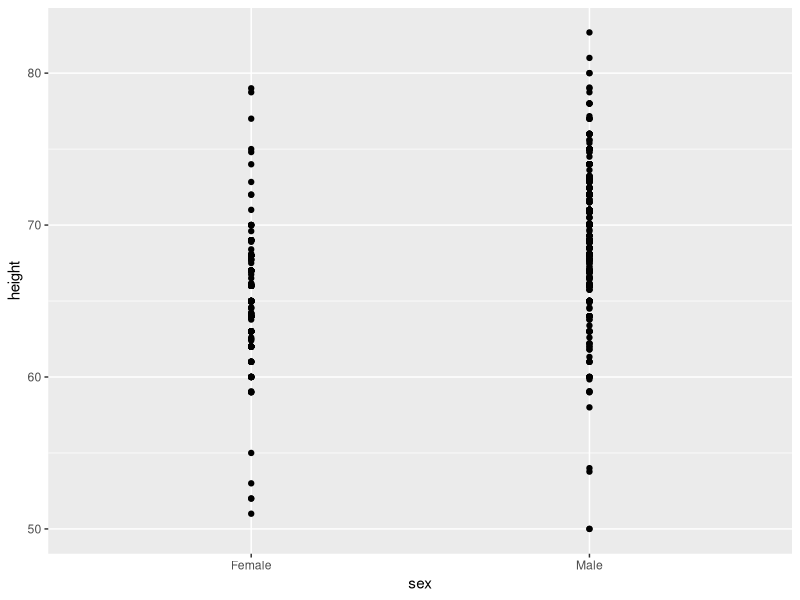
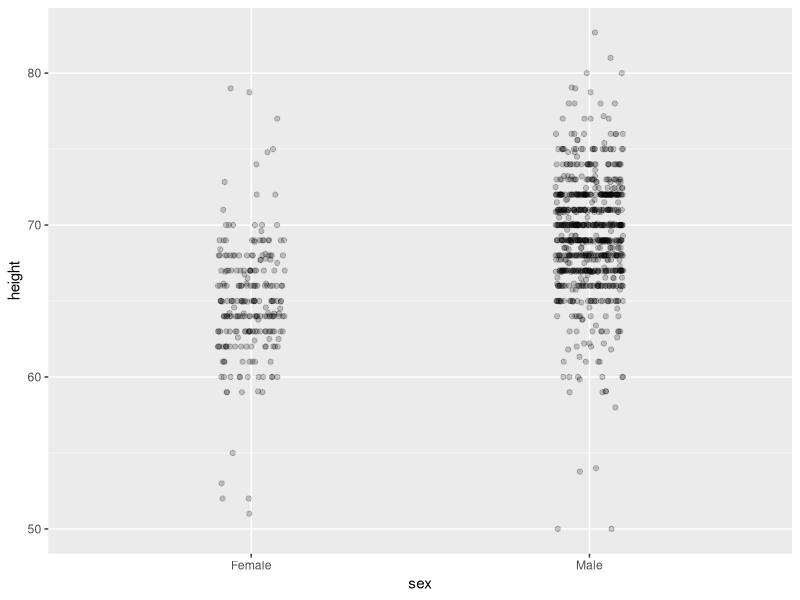
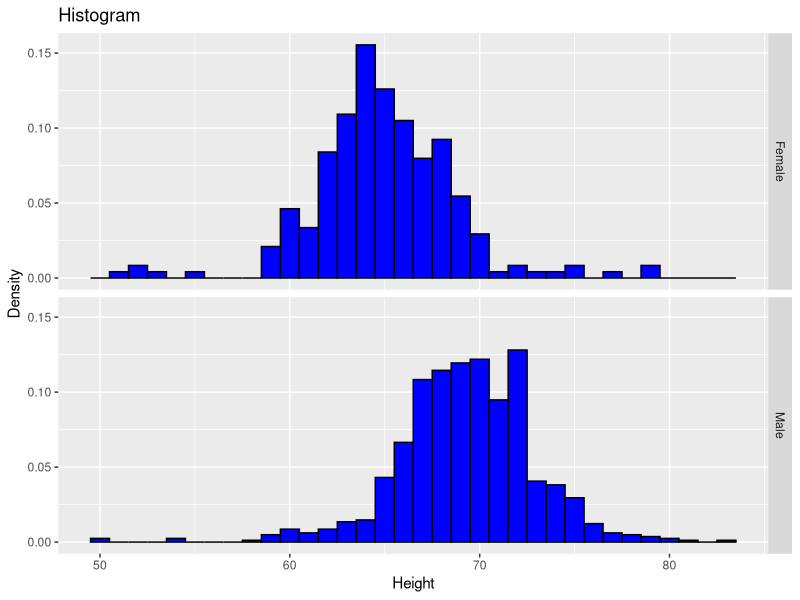
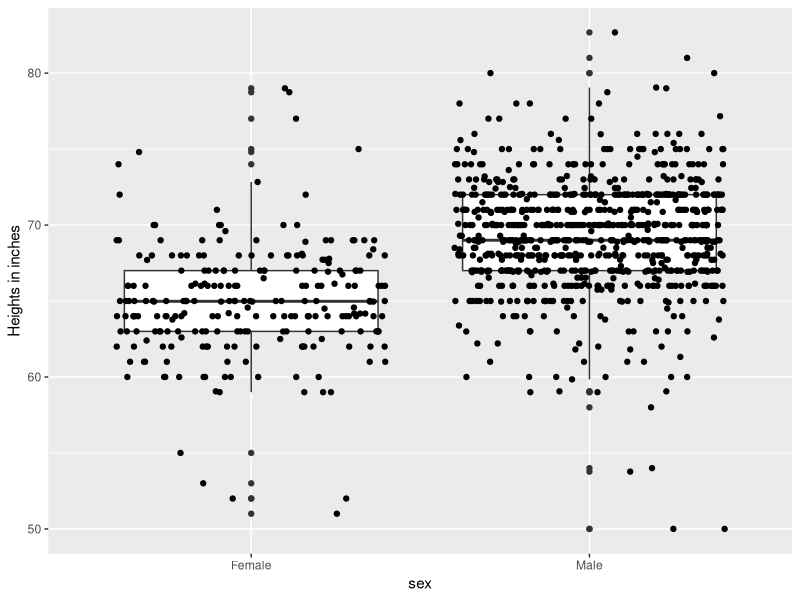
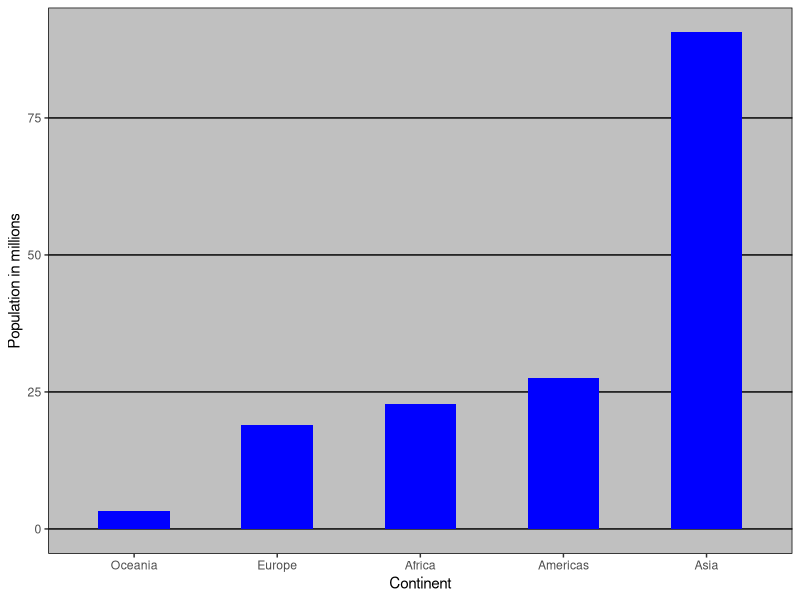
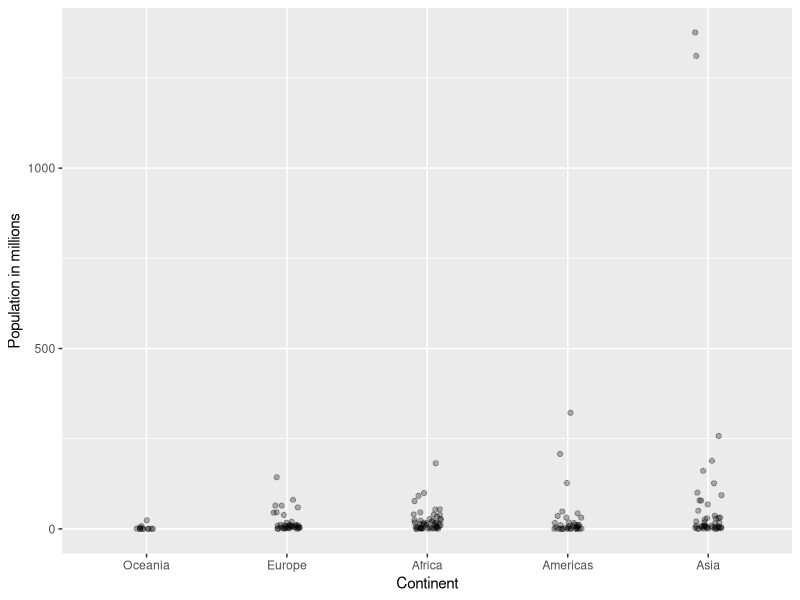
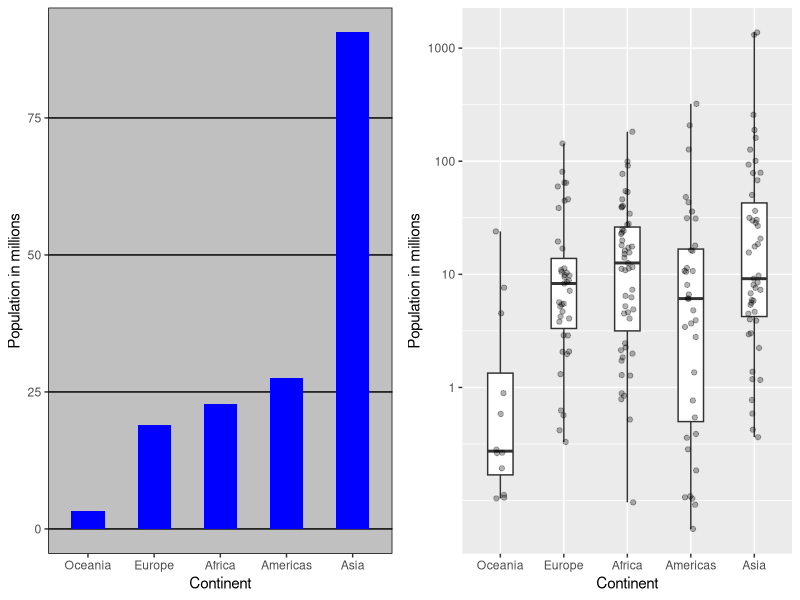
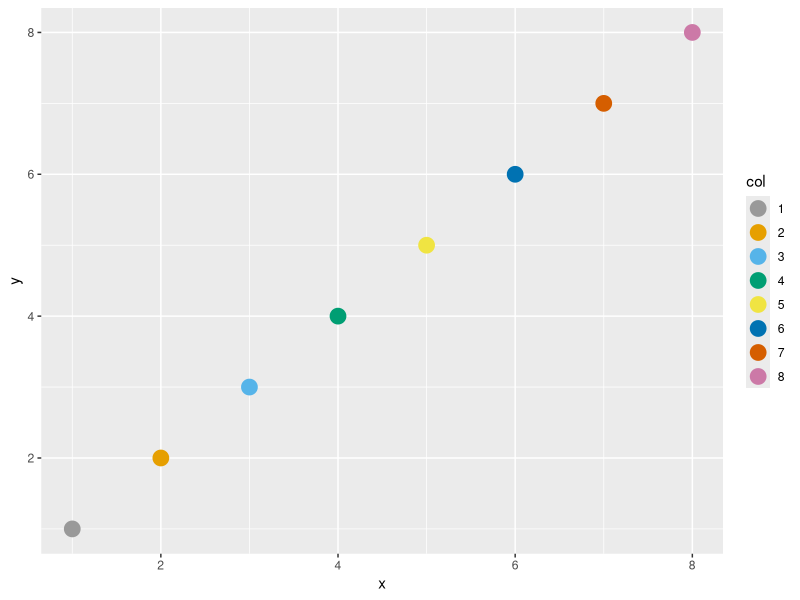

These charts were generated, in order, by the following R code:
# Code that ease comparison cues between graphics with visual encoding
# using data heights.
# 2020.10.07


library(tidyverse)
library(dplyr)
library(tidyr)
library(ggplot2)
library(ggthemes)
library(gridExtra)
library(ggrepel)
library(dslabs)
data(heights)
data(gapminder)


## PART 1. Doesn't have code

## PART 2.

# 1. SHOW THE DATA
# dot plot showing the data
heights %>% 
  ggplot(aes(sex, height)) + 
  geom_point()

# jittered, alpha blended point plot
heights %>% 
  ggplot(aes(sex, height)) + 
  geom_jitter(width = 0.1, alpha = 0.2)

# 2. EASE COMPARISON. USE COMMON AXES
# showing distributions of data 

# using histogram
heights %>% 
  ggplot(aes(height, ..density..)) + 
  geom_histogram(binwidth = 1, fill = "blue", color = "black") + 
  xlab("Height") + 
  ylab("Density") + 
  ggtitle("Histogram") + facet_grid(sex ~ .)


# using boxplots

heights %>% 
  ggplot(aes(sex, height)) + 
  geom_boxplot() + 
  geom_jitter() +
  ylab("Heights in inches")


# 3. CONSIDER TRANSFORMATIONS

# Codigo propio generado por mi.

gapminder %>%
  filter(year == 2015) %>% 
  group_by(continent) %>%
  summarize(average_population = mean(population)/10^6) %>%
  ungroup() %>%
  mutate(continent = reorder(continent, average_population)) %>%
  ggplot(aes(continent, average_population)) +
  geom_col(width = 0.5, fill = "blue") +
  xlab("Continent") +
  ylab("Population in millions") +
  theme_excel()


# Codigo propio generado por mi.

gapminder %>%
  filter(year == 2015) %>%
  mutate(continent = factor(continent, levels= c("Oceania", 
                                                 "Europe", 
                                                 "Africa", 
                                                 "Americas", 
                                                 "Asia"))) %>%
  ggplot(aes(continent, population/10^6)) +
  geom_jitter(width = 0.1, alpha = 0.3) +
  xlab("Continent") +
  ylab("Population in millions")

  
# Parece que esta version de codigo (como la anterior), 
# no se puede.

#gapminder %>%
#  filter(year == 2015) %>%
#  group_by(continent) %>%
#  summarize(average_population = mean(population)/10^6) %>%
#  ungroup() %>%
#  mutate(continent = reorder(continent, average_population)) %>%
#  ggplot(aes(continent, population)) +
#  geom_point()


# Codigo propio generado por mi.

p1 <- gapminder %>% 
  filter(year == 2015) %>%
  group_by(continent) %>%
  summarize(average_population = mean(population)/10^6) %>%
  ungroup() %>%
  mutate(continent = reorder(continent, average_population)) %>%
  ggplot(aes(continent, average_population)) +
  geom_col(width = 0.5, fill = "blue") +
  xlab("Continent") + 
  ylab("Population in millions") + 
  theme_excel()

p2 <- gapminder %>%
  filter(year == 2015) %>%
  mutate(continent = factor(continent, 
                            levels = c("Oceania",
                                       "Europe",
                                       "Africa",
                                       "Americas",
                                       "Asia"))) %>%
  ggplot(aes(continent, population/10^6)) +
  geom_boxplot(coef = 3, width = 0.4) +
  geom_jitter(width = 0.1, alpha = 0.3) +
  scale_y_continuous(trans = "log2", 
                     breaks = c(1, 10, 100, 1000)) +
  xlab("Continent") +
  ylab("Population in millions")

grid.arrange(p1,p2,ncol=2)


# Esta es la misma grafica 'p2' siguiendo la mediana 
# poblacional como referente

p2 <- gapminder %>%
  filter(year == 2015) %>%
  ggplot(aes(reorder(continent, population, median), population/10^6)) +
  geom_boxplot(coef = 3, width = 0.4) +
  geom_jitter(width = 0.1, alpha = 0.3) +
  scale_y_continuous(trans = "log2", 
                     breaks = c(1, 10, 100, 1000)) +
  xlab("Continent") +
  ylab("Popoulation in millions")



# 4. EASE COMPARISONS: COMPARED VISUAL CUES SHOULD BE ADJACENT

color_blind_friendly_cols <- c("#999999", "#E69F00", "#56B4E9", "#009E73", "#F0E442", "#0072B2", "#D55E00", "#CC79A7")

p1 <- data.frame(x = 1:8, y = 1:8, col = as.character(1:8)) %>%
  ggplot(aes(x, y, color = col)) +
  geom_point(size = 5)
p1 + scale_color_manual(values = color_blind_friendly_cols)



## PART 3

# 5. SLOPE CHARTS. (*cHANGES IN TIME)

#library(tidyverse)
#library(dslabs)
#data(gapminder)

west <- c("Western Europe", "Northern Europe", "Southern Europe", "Northern America", "Australia and New Zealand")

dat <- gapminder %>%
  filter(year %in% c(2010, 2015) & region %in% west & !is.na(life_expectancy) & population > 10^7)

dat %>%
  mutate(location = ifelse(year == 2010, 1, 2),
         location = ifelse(year == 2015 & country %in% c("United Kingdom", "Portugal"),
                           location + 0.22, location),
         hjust = ifelse(year == 2010, 1, 0)) %>%
  mutate(year = as.factor(year)) %>%
  ggplot(aes(year, life_expectancy, group = country)) +
  geom_line(aes(color = country), show.legend = FALSE) +
  geom_text(aes(x = location, label = country, hjust = hjust), show.legend = FALSE) +
  xlab("") +
  ylab("Life Expectancy") 


#Code: Bland-Altman plot

#library(ggrepel)
dat %>%
  mutate(year = paste0("life_expectancy_", year)) %>%
  select(country, year, life_expectancy) %>% spread(year, life_expectancy) %>%
  mutate(average = (life_expectancy_2015 + life_expectancy_2010)/2,
         difference = life_expectancy_2015 - life_expectancy_2010) %>%
  ggplot(aes(average, difference, label = country)) +
  geom_point() +
  geom_text_repel() +
  geom_abline(lty = 2) +
  xlab("Average of 2010 and 2015") +
  ylab("Difference between 2015 and 2010")



# 6. PLOTS FOR THREE VARIABLES: ENCODING A THIRD VARIABLE. 
# (*USING COLOR HUE AND SHAPE)
# CASE STUDY: VACCINES

#Code: Tile plot of measles rate by year and state

# import data and inspect
#library(tidyverse)
#library(dslabs)
library(RColorBrewer)
data(us_contagious_diseases)
str(us_contagious_diseases)

# assign dat to the per 10,000 rate of measles, removing Alaska and Hawaii and adjusting for weeks reporting
the_disease <- "Measles"
dat <- us_contagious_diseases %>%
  filter(!state %in% c("Hawaii", "Alaska") & disease == the_disease) %>%
  mutate(rate = count / population * 10000 * 52/weeks_reporting) %>%
  mutate(state = reorder(state, rate))

# plot disease rates per year in California
dat %>% filter(state == "California" & !is.na(rate)) %>%
  ggplot(aes(year, rate)) +
  geom_line() +
  ylab("Cases per 10,000") +
  geom_vline(xintercept=1963, col = "blue")

# tile plot of disease rate by state and year
dat %>% ggplot(aes(year, state, fill=rate)) +
  geom_tile(color = "grey50") +
  scale_x_continuous(expand = c(0,0)) +
  scale_fill_gradientn(colors = RColorBrewer::brewer.pal(9, "Reds"), trans = "sqrt") +
  geom_vline(xintercept = 1963, col = "blue") +
  theme_minimal() + theme(panel.grid = element_blank()) +
  ggtitle(the_disease) +
  ylab("") +
  xlab("")


#Code: Line plot of measles rate by year and state

# compute US average measles rate by year
avg <- us_contagious_diseases %>%
  filter(disease == the_disease) %>% group_by(year) %>%
  summarize(us_rate = sum(count, na.rm = TRUE)/sum(population, na.rm = TRUE)*10000)

# make line plot of measles rate by year by state
dat %>%
  filter(!is.na(rate)) %>%
  ggplot() +
  geom_line(aes(year, rate, group = state), color = "grey50", 
            show.legend = FALSE, alpha = 0.2, size = 1) +
  geom_line(mapping = aes(year, us_rate), data = avg, size = 1, col = "black") +
  scale_y_continuous(trans = "sqrt", breaks = c(5, 25, 125, 300)) +
  ggtitle("Cases per 10,000 by state") +
  xlab("") +
  ylab("") +
  geom_text(data = data.frame(x = 1955, y = 50),
            mapping = aes(x, y, label = "US average"), color = "black") +
  geom_vline(xintercept = 1963, col = "blue")
